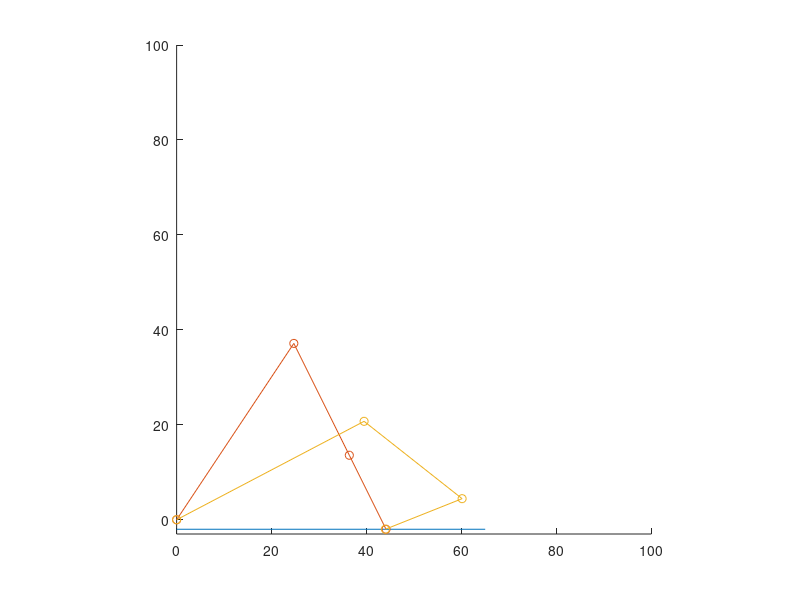

Source code (MATLAB):
1;

% Start of Global Script
global len_prox = 44.6;
global len_inter = 26.3;
global len_distal = 17.4; 

global lb_angle_prox   = -pi /3;
global lb_angle_inter  = -2*pi/3;
global lb_angle_distal = -2*pi/3;

global ub_angle_prox   = pi/3;
global ub_angle_inter  = 0;
global ub_angle_distal = 0;

global error_margin = 0.1;


% Clamp functions as expected
function f = clamp(angle, min, max)
  f=angle;
  if(angle<min) f=min;
  elseif(angle>max) f=max; endif
endfunction

function T = rotateJoint(angle,length,lb,ub)
  angle = clamp(angle,lb,ub);
  T = [ cos(angle), -sin(angle), 0, length*cos(angle);
        sin(angle),  cos(angle), 0, length*sin(angle);
                 0,           0, 1,                 0;
                 0,           0, 0,                 1];
endfunction

% Works as expected
function inv_j = calcInvJacobian(len_prox, len_inter, len_distal, angle_prox, angle_inter)

  j = [-len_prox*sin(angle_prox )-len_inter*sin(angle_prox + angle_inter)-len_distal*sin(angle_prox+(5/3)*angle_inter), -len_inter*sin(angle_prox+angle_inter)-len_prox*sin(angle_prox+(5/3)*angle_inter);
        len_prox*cos(angle_prox )+len_inter*cos(angle_prox + angle_inter)+len_distal*cos(angle_prox+(5/3)*angle_inter),  len_inter*cos(angle_prox+angle_inter)+len_distal*cos(angle_prox+(5/3)*angle_inter)]
  
  D = j(1,1)* j(2,2) - j(1,2)*j(2,1);
  inv_j = (1/D) * [j(2,2), -1*j(1,2); -1*j(2,1), j(1,1)];

endfunction

function K = forwardKinematics(angle_prox, angle_inter, angle_distal)
  global len_prox;
  global len_inter;
  global len_distal; 

  global lb_angle_prox;
  global lb_angle_inter;
  global lb_angle_distal;

  global ub_angle_prox;
  global ub_angle_inter;
  global ub_angle_distal;

  global error_margin;

  T1 = rotateJoint(angle_prox,   len_prox,  lb_angle_prox,   ub_angle_prox);
  T2 = rotateJoint(angle_inter,  len_inter, lb_angle_inter,  ub_angle_inter);
  T3 = rotateJoint(angle_distal, len_distal,lb_angle_distal, ub_angle_distal);
  j1 = T1;
  j2 = T1*T2;
  tip= T1*T2*T3
  plot([0,j1(1,4),j2(1,4),tip(1,4)],
       [0,j1(2,4),j2(2,4),tip(2,4)],
       'marker','o');
endfunction

function K = assignment2()
  global len_prox;
  global len_inter;
  global len_distal; 

  global lb_angle_prox;
  global lb_angle_inter;
  global lb_angle_distal;

  global ub_angle_prox;
  global ub_angle_inter;
  global ub_angle_distal;

  global error_margin;

  % Visualization
  img = figure(2);
  clf;
  hold on;
  axis([0,100,-3,100],"equal");
  plot([0,65],[-2,-2]); % plots the line
  
  %forwardKinematics(0.4708, lb_angle_inter/2, lb_angle_distal)
  forwardKinematics(0.98425, (-2*pi)/3, 0)
  forwardKinematics(0.4835, -1.15157, (-2*pi)/3)
    
  hold off;  
  
endfunction

function K = assignment3()
  global len_prox;
  global len_inter;
  global len_distal; 

  global lb_angle_prox;
  global lb_angle_inter;
  global lb_angle_distal;

  global ub_angle_prox;
  global ub_angle_inter;
  global ub_angle_distal;

  global error_margin;

  % Visualization
  img2 = figure(3);
  clf;
  hold on;
  axis([0,100,-100,100],"equal");
  
  for i=lb_angle_prox:0.1:ub_angle_prox
    forwardKinematics(len_prox, len_inter, len_distal, i, ub_angle_inter, ub_angle_distal);
  endfor
  
  for i=lb_angle_inter:0.1:ub_angle_inter
    forwardKinematics(len_prox, len_inter, len_distal, lb_angle_prox, i, ub_angle_distal);
  endfor
  
  for i=lb_angle_distal:0.1:ub_angle_distal
    forwardKinematics(len_prox, len_inter, len_distal, lb_angle_prox, lb_angle_inter, i);
  endfor
  
%  for i = -pi/3:0.1:pi/3
%    for j = -2*pi/3:0.1:2*pi/3
%        for k = -2*pi/3:0.1:2*pi/3
%            [outputx, outputy] = fingerCoords(len_prox, len_inter, len_distal, i, j, k);
%            x = [x;outputx];
%            y = [y;outputy];
%        endfor
%    endfor
%  endfor
%  scatter(x, y, 0.1)
  hold off;
endfunction



% TODO point 2.
assignment2()
%assignment3()
%len_prox, len_inter, len_distal, lb_angle_prox, lb_angle_inter, lb_angle_distal, ub_angle_prox, ub_angle_inter, ub_angle_distal
%
%origin = transpose([0,0,0,1]);
%target = transpose([len_prox + len_inter + 10, -2]);
%plot(target(1), target(2),
%     'marker','x','markersize',40,'color','r');
%
%currentAngleGuess = [0.1,-0.1];
%
%i = 0;
%do
%  i = i+1;
%  T01 = rotateJoint(currentAngleGuess(1), len_prox,  lb_angle_prox,   ub_angle_prox);
%  T12 = rotateJoint(currentAngleGuess(2), len_inter, lb_angle_inter,  ub_angle_inter);
%  T23 = rotateJoint((currentAngleGuess(2)*2)/3, len_distal,lb_angle_distal, ub_angle_distal);
%  j1 = T01;
%  j2 = T01*T12;
%  tip= T01*T12*T23;
%  
%  tipsx(i) = tip(1,4);
%  tipsy(i) = tip(2,4);
%  
%  theta1 = clamp(currentAngleGuess(1), lb_angle_prox, ub_angle_prox);
%  theta2 = clamp(currentAngleGuess(2), lb_angle_inter, ub_angle_inter);
%  theta3 = (2*theta2)/3
%
%  a = tip(1,4)
%  b = tip(2,4)
%
%  plot([0,j1(1,4),j2(1,4),tip(1,4)],
%       [0,j1(2,4),j2(2,4),tip(2,4)],
%       'marker','o','color','k');
%       
%  inv_J_q = calcInvJacobian(len_prox, len_inter, len_distal, currentAngleGuess(1), currentAngleGuess(2));
%  currentAngleGuess = currentAngleGuess + inv_J_q*( target - [tip(1,4);tip(2,4)] );
%  
%  error = sqrt( (target(1)-tip(1,4))^2 + (target(2)-tip(2,4))^2 );
%until((error<error_margin && tip(2,4)>-2) || i>10);
%
%i = i+1;
%
%distalJoint =  2*currentAngleGuess(2)/3 ;
%T01 = rotateJoint(currentAngleGuess(1), len_prox,  lb_angle_prox,   ub_angle_prox);
%T12 = rotateJoint(currentAngleGuess(2), len_inter, lb_angle_inter,  ub_angle_inter);
%T23 = rotateJoint(distalJoint,          len_distal,lb_angle_distal, ub_angle_distal);
%j1 = T01;
%j2 = T01*T12;
%tip= T01*T12*T23;
%tipsy(i) = tip(2,4);
%tipsx(i) = tip(1,4);
%  plot([0,j1(1,4),j2(1,4),tip(1,4)],
%       [0,j1(2,4),j2(2,4),tip(2,4)],
%       'marker','o','color','b');
%
%
%plot(tipsx,tipsy,'linestyle','-.','color','r');
%
%l1 = 44.6;
%l2 = 26.3;
%l3 = 17.4;
%
%theta1 = clamp(currentAngleGuess(1), lb_angle_prox, ub_angle_prox);
%theta2 = clamp(currentAngleGuess(2), lb_angle_inter, ub_angle_inter);
%theta3 = (2*theta2)/3
%
%a = tip(1,4)
%b = tip(2,4)
%
%x = l1*cos(theta1) + l3*cos((2*theta2)/3)*(cos(theta1)*cos(theta2) - sin(theta1)*sin(theta2)) - l3*sin((2*theta2)/3)*(cos(theta1)*sin(theta2) + cos(theta2)*sin(theta1)) + l2*cos(theta1)*cos(theta2) - l2*sin(theta1)*sin(theta2) 
%y = l1*sin(theta1) + l3*cos((2*theta2)/3)*(cos(theta1)*sin(theta2) + cos(theta2)*sin(theta1)) + l3*sin((2*theta2)/3)*(cos(theta1)*cos(theta2) - sin(theta1)*sin(theta2)) + l2*cos(theta1)*sin(theta2) + l2*cos(theta2)*sin(theta1)
